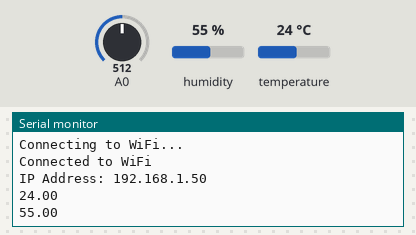
A sketch run on a simulated ESP8266 (NodeMCU). On the bench: the last lines printed to the serial monitor. The inputs (shaded band) are chosen by the test bench; at power-on: humidity 55 %, temperature 24 °C, A0 = 512. WiFi joins after 1.5 s; servers stay silent unless stated.

Above: at 3.2 s.
3.3 s: humidity set to 22 %
At 5.6 s:
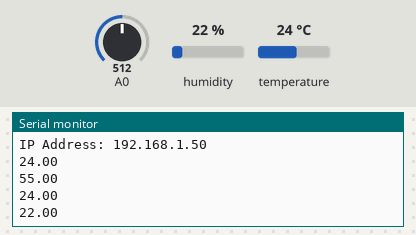
6.0 s: temperature set to 12 °C
At 6.8 s:
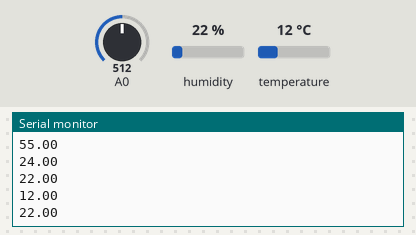
8.7 s: humidity set to 40 %
At 11.5 s:
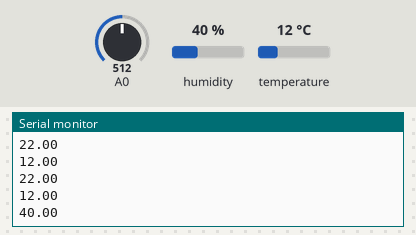
Timing chart, 0 to 13.0 s (numbered marks = the images above; inputs shaded):
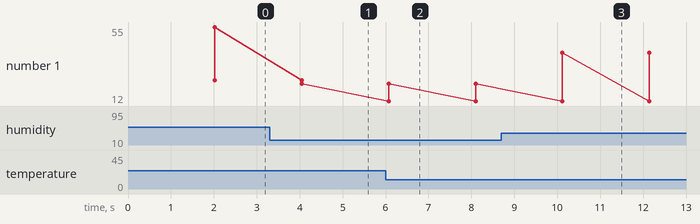

The sketch:

ESP2866_Web_Server.ino
```cpp
#include <ESP8266WiFi.h>
#include <ESP8266WebServer.h>
#include <DHT.h>


ESP8266WebServer server(80);

DHT dht(2, DHT11);


float temperature = 0;
float humidity = 0;
int mq5Value = 0;


void setup() {


  Serial.begin(115200);

  WiFi.begin("HKT-C", "HKT2024@");

  while (WiFi.status() != WL_CONNECTED) {
    delay(1000);
    Serial.println("Connecting to WiFi...");
  }

  // Print out the IP address once connected
  Serial.println("Connected to WiFi");
  Serial.print("IP Address: ");
  Serial.println(WiFi.localIP());


  dht.begin();
  server.on("/", HTTP_GET, handleRoot);
  server.begin();


}

void loop() {
  server.handleClient();

  temperature = dht.readTemperature();
  humidity = dht.readHumidity();
  Serial.println(temperature);
  Serial.println(humidity);
  mq5Value = analogRead(A0);

  delay(2000);
}

void handleRoot() {


String html = "<!DOCTYPE html> <html> <head> </head> ";
  html += "<style> body { font-family: Arial, sans-serif; background-color: #a0a0a0; margin: 0; padding: 0; display: flex; flex-direction: column; align-items: center; justify-content: center; height: 100vh; font-size: x-large; text-align: center; font-weight: 900; background-image: url('https://mounseflit.surge.sh/images/im.png'); background-size: contain; background-position: center; background-repeat: no-repeat; } .container { align-items: center; background-color: rgba(0, 0, 0, 0); padding: 20px; height: auto; width: auto; } .data { display: flex; align-items: center; padding: 10px; text-align: center; margin: auto;} .segment { width: 150px; height: 40px; display: inline-block; font-size: xx-large; line-height: 1.2; padding: 5px; text-align:start; margin: 5px; color: rgb(66, 66, 66); } .seg { width: 600px; height: 95px; display: inline-block; font-size: 69px; line-height: 1.2; text-align: center; margin: 5px; color: #f00; } .parent { display: grid; grid-template-columns: repeat(6, 1fr); grid-template-rows: repeat(7, 1fr); grid-column-gap: 13px; grid-row-gap: 25px; } .div1 { grid-area: 2 / 5 / 3 / 7; } .div2 { grid-area: 4 / 5 / 5 / 7; } .div3 { grid-area: 6 / 5 / 7 / 7; } .div4 { grid-area: 2 / 1 / 4 / 5; } .div5 { grid-area: 5 / 1 / 7 / 5; } </style> <body> <div class='container'><br> <div class='parent'><br> ";
  html += "<div class='div1'> <div class='segment'> " + String(temperature) + " &#8451;</div></div>";
  html += "<div class='div2'> <div class='segment'> " + String(humidity) + " %</div></div>";
  html += "<div class='div3'> <div class='segment'> " + String(mq5Value) + "</div></div>";
  html += "<div class='div4'><br> <div class='seg' id='date-segment'></div> </div> <div class='div5'><br> <div class='seg' id='time-segment'></div> </div> </div> </div> </body><script> function updateDateTimeSegments() { const dateSegment = document.getElementById('date-segment'); const timeSegment = document.getElementById('time-segment');const now = new Date();const date = now.toLocaleDateString('en-US', { day: '2-digit', month: '2-digit', year: '2-digit', });const time = now.toLocaleTimeString('en-US', { hour12: false, hour: '2-digit', minute: '2-digit', second: '2-digit', fractionalSecondDigits: 1, });dateSegment.textContent = date; timeSegment.textContent = time.replace('.', ''); } updateDateTimeSegments(); setInterval(updateDateTimeSegments, 1000); </script></html>";


// String html = "<!DOCTYPE html> <html> <body> <h1> Hello </h1></body> </html> ";

  server.send(200, "text/html", html);
}
```

Measured:
- after the input at 3.3 s, the serial monitor: prints a new line after 0.75 s (image 1)
- after the input at 6.0 s, the serial monitor: prints a new line after 0.07 s (image 2)
- after the input at 8.7 s, the serial monitor: prints a new line after 1.4 s (image 3)
- plotted number 1: 55 → 22 after the input at 3.3 s, 22 → 40 after the input at 8.7 s
